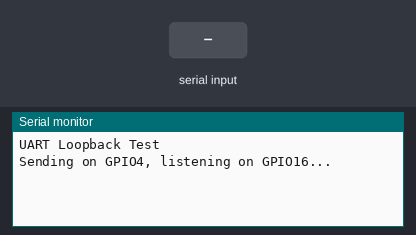
A sketch run on a simulated ESP32. Parts: the last lines printed to the serial monitor. The inputs (shaded band) are chosen by the test bench.

Above: at 1.7 s.
1.8 s: "1\n" received over the second serial link
At 2.5 s:
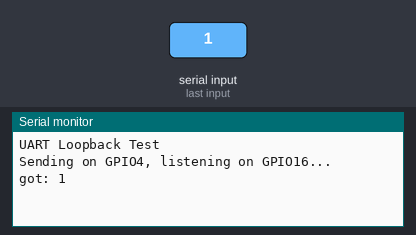
3.5 s: "0\n" received over the second serial link
At 4.7 s:
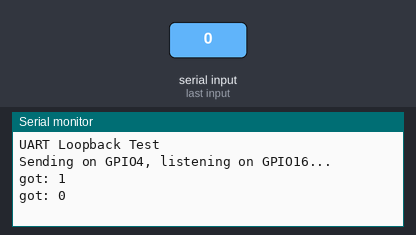
5.0 s: "2\n" received over the second serial link
At 6.0 s:
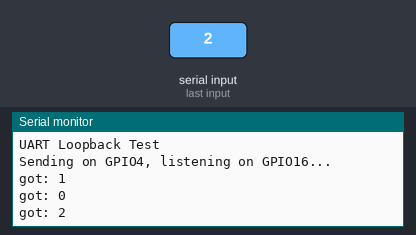

The sketch:

uart-loopback-test.ino
```cpp
/* uart-loopback-test.ino
 * ESP32-only test: transmit D,123 on GPIO4 and receive on GPIO16 (loopback).
 * If you see "got: D,123" in the serial monitor, the ESP32 TX pin works.
 */

#define UART_RX_PIN 16
#define UART_TX_PIN 4

void setup() {
    Serial.begin(115200);
    delay(500);
    Serial.println("\nUART Loopback Test");
    Serial1.begin(115200, SERIAL_8N1, UART_RX_PIN, UART_TX_PIN);
    Serial.println("Sending on GPIO4, listening on GPIO16...");
}

void loop() {
    Serial1.println("D,123");
    delay(500);

    while (Serial1.available()) {
        String s = Serial1.readStringUntil('\n');
        Serial.println("got: " + s);
    }
}
```

Measured:
- after the input at 1.8 s, the serial monitor: prints a new line after 0.20 s (image 1)
- after the input at 3.5 s, the serial monitor: prints a new line at once (image 2)
- after the input at 5.0 s, the serial monitor: prints a new line at once (image 3)
